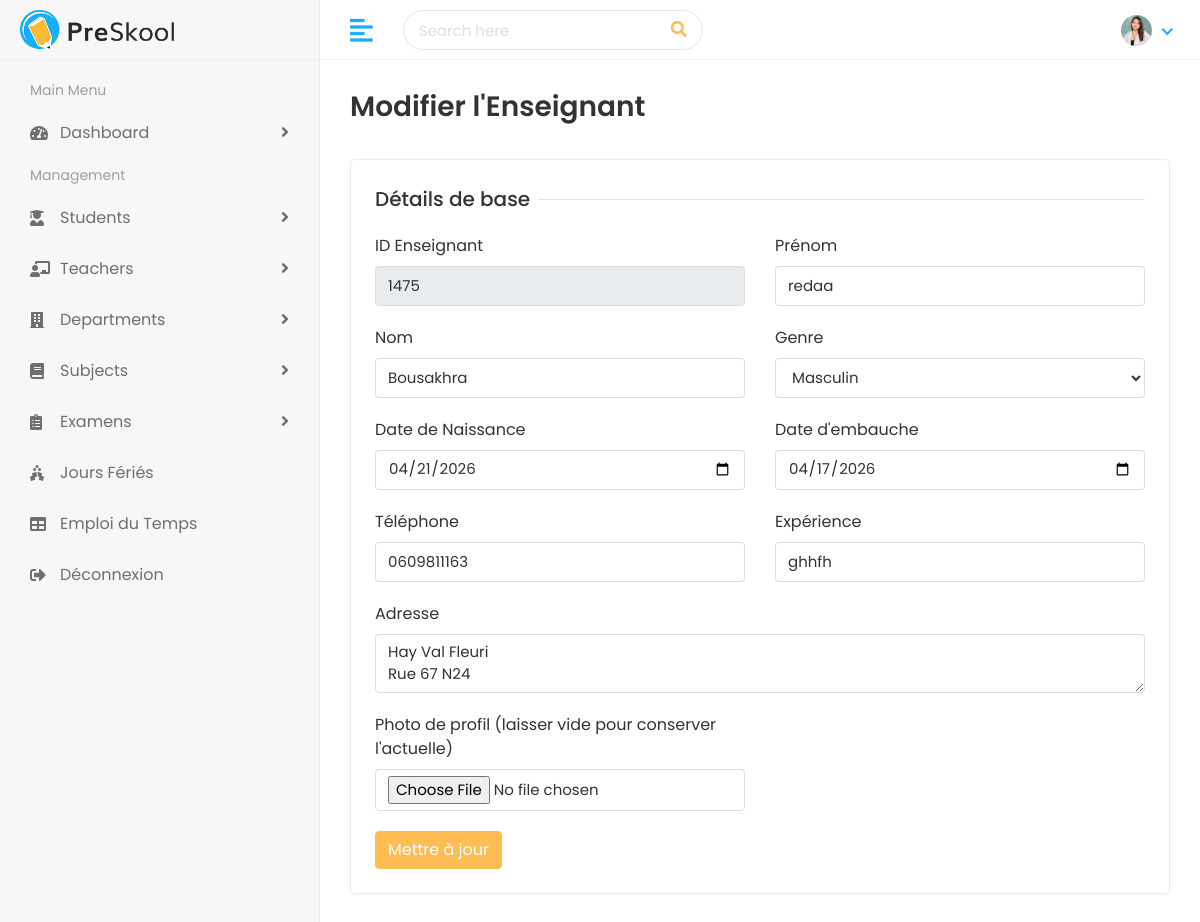
The app's page /teachers/edit/1475/ (signed in) with its own data.
### faculty/models.py (models this page shows, shortened)
class Teacher(models.Model):
    teacher_id = models.CharField(max_length=20, unique=True, verbose_name="ID Enseignant")
    first_name = models.CharField(max_length=100, verbose_name="Prénom")
    last_name = models.CharField(max_length=100, verbose_name="Nom")
    gender = models.CharField(max_length=10, choices=[('Male', 'Masculin'), ('Female', 'Féminin')], verbose_name="Genre")
    date_of_birth = models.DateField(verbose_name="Date de naissance")
    joining_date = models.DateField(verbose_name="Date d'embauche")
    mobile_number = models.CharField(max_length=15, verbose_name="Numéro de téléphone")
    address = models.TextField(blank=True, null=True, verbose_name="Adresse")
    experience = models.CharField(max_length=50, blank=True, null=True, verbose_name="Expérience")
    image = models.ImageField(upload_to='teachers/', blank=True, null=True, verbose_name="Photo de profil")

### faculty/views.py (the view, shortened to what this page needs)
# urls.py: path('teachers/edit/<str:teacher_id>/', views.edit_teacher, name='edit_teacher'),
@user_passes_test(is_admin)
def edit_teacher(request, teacher_id):
    teacher = get_object_or_404(Teacher, teacher_id=teacher_id)
    return render(request, 'teachers/edit-teacher.html', {'teacher': teacher})

### faculty/views.py (called while the page is built)
def is_admin(user):
    return user.is_authenticated and getattr(user, 'is_admin', False)

### templates/teachers/edit-teacher.html (shortened to what this page needs)
{% extends 'Home/base.html' %}
{% load static %}
{% block body %}
<div class="page-wrapper">
<div class="content container-fluid">
    <div class="page-header">
        <div class="row align-items-center">
            <div class="col">
                <h3 class="page-title">Modifier l'Enseignant</h3>
            </div>
        </div>
    </div>
    <div class="row">
        <div class="col-sm-12">
            <div class="card">
                <div class="card-body">
                    <form method="POST" action="{% url 'edit_teacher' teacher.teacher_id %}" enctype="multipart/form-data">
                        <div class="row">
                            <div class="col-12">
                                <h5 class="form-title"><span>Détails de base</span></h5>
                            </div>
                            <div class="col-12 col-sm-6">
                                <div class="form-group">
                                    <label>ID Enseignant</label>
                                    <input type="text" name="teacher_id" class="form-control" value="{{ teacher.teacher_id }}" readonly>
                                </div>
                            </div>
                            <div class="col-12 col-sm-6">
                                <div class="form-group">
                                    <label>Prénom</label>
                                    <input type="text" name="first_name" class="form-control" value="{{ teacher.first_name }}" required>
                                </div>
                            </div>
                            <div class="col-12 col-sm-6">
                                <div class="form-group">
                                    <label>Nom</label>
                                    <input type="text" name="last_name" class="form-control" value="{{ teacher.last_name }}" required>
                                </div>
                            </div>
                            <div class="col-12 col-sm-6">
                                <div class="form-group">
                                    <label>Genre</label>
                                    <select class="form-control" name="gender" required>
                                        <option value="Male" {% if teacher.gender == 'Male' %}selected{% endif %}>Masculin</option>
                                    </select>
                                </div>
                            </div>
                            <div class="col-12 col-sm-6">
                                <div class="form-group">
                                    <label>Date de Naissance</label>
                                    <input type="date" name="date_of_birth" class="form-control" value="{{ teacher.date_of_birth|date:'Y-m-d' }}" required>
                                </div>
                            </div>
                            <div class="col-12 col-sm-6">
                                <div class="form-group">
                                    <label>Date d'embauche</label>
                                    <input type="date" name="joining_date" class="form-control" value="{{ teacher.joining_date|date:'Y-m-d' }}" required>
                                </div>
                            </div>
                            <div class="col-12 col-sm-6">
                                <div class="form-group">
                                    <label>Téléphone</label>
                                    <input type="text" name="mobile_number" class="form-control" value="{{ teacher.mobile_number }}">
                                </div>
                            </div>
                            <div class="col-12 col-sm-6">
                                <div class="form-group">
                                    <label>Expérience</label>
                                    <input type="text" name="experience" class="form-control" value="{{ teacher.experience }}">
                                </div>
                            </div>
                            <div class="col-12 col-sm-12">
                                <div class="form-group">
                                    <label>Adresse</label>
                                    <textarea class="form-control" name="address">{{ teacher.address }}</textarea>
                                </div>
                            </div>
                            <div class="col-12 col-sm-6">
                                <div class="form-group">
                                    <label>Photo de profil (laisser vide pour conserver l'actuelle)</label>
                                    <input type="file" name="image" class="form-control">
                                </div>
                            </div>
                            <div class="col-12">
                                <button type="submit" class="btn btn-primary">Mettre à jour</button>
                            </div>
                        </div>
                    </form>
                </div>
            </div>
        </div>
    </div>
</div>
</div>
{% endblock %}

### static/assets/css/style.css (style rules this page uses)
html { height: 100%; }
body { background-color: #fff; color: #333; font-family: 'Poppins', sans-serif; font-size: 1rem; height: 100%; line-height: 1.5; overflow-x: hidden; }
h1, h2, h3, h4, h5, h6 { font-family: 'Poppins', sans-serif; margin-top: 0; }
.form-control { border: 1px solid #ddd; box-shadow: none; color: #333; font-size: 15px; height: 40px; }
input, button, a { transition: all 0.4s ease; -moz-transition: all 0.4s ease; -o-transition: all 0.4s ease; -ms-transition: all 0.4s ease; -webkit-transition: all 0.4s ease; }
input, input:focus, button, button:focus { outline: none; }
input[type="file"] { height: auto; min-height: calc(1.5em + .75rem + 2px); }
input[type=text], input[type=password] { -webkit-appearance: none; -moz-appearance: none; appearance: none; }
textarea.form-control { resize: vertical; }
.form-group { margin-bottom: 1.25rem; }
.btn-primary { background-color: #FFBC53; border: 1px solid #FFBC53; }
.card { border: 1px solid #ececf5; box-shadow: 0 1px 3px 0 rgba(0, 0, 0, 0.03); margin-bottom: 1.875rem; }
.card-body { padding: 1.5rem; }
.page-wrapper { margin-left: 320px; padding-top: 60px; position: relative; transition: all 0.4s ease; }
.page-wrapper > .content { padding: 1.875rem 1.875rem 0; }
.page-header { margin-bottom: 1.875rem; }
.page-title { font-size: 28px; font-weight: 600; color: #333; margin-bottom: 5px; }
.form-title { width: 100%; max-width: 100%; padding: 0; font-size: 1.25rem; font-weight: 500; line-height: inherit; color: #333; white-space: normal; position: relative; display: block; margin-bottom: 20px; }
.form-title:before { content: ""; position: absolute; left: 0px; right: 0px; height: 1px; top: 50%; background-color: rgba(0, 0, 0, 0.1); }
.form-title span { padding: 0px 0.5rem 0 0; background-color: #fff; display: inline-block; z-index: 2; position: relative; }

### records on screen
Teacher: teacher_id "1475", first_name "redaa", last_name "Bousakhra", gender "Masculin", date_of_birth "04/21/2026", joining_date "04/17/2026", mobile_number "0609811163", experience "ghhfh", address "Hay Val Fleuri Rue 67 N24"
